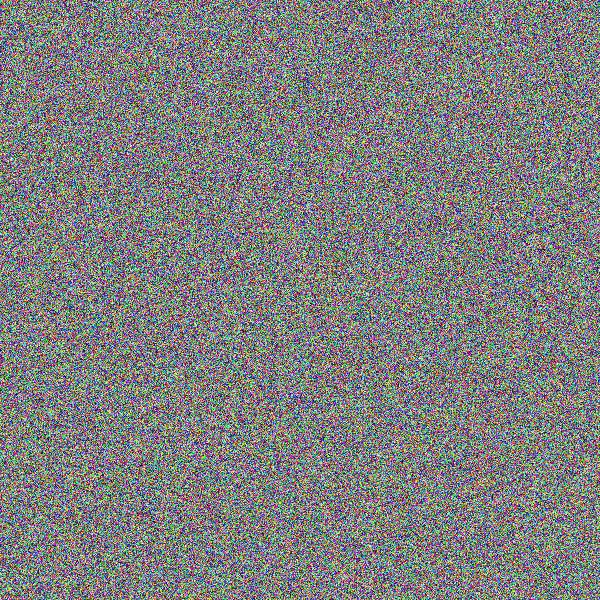
#> input picture chaosGenerator/Tests/finalImage.jpg, 600 x 600 px
$ python histogram.py
#> lines starting #> are read from the running program, lines starting #| are printed output that depends on the picture
#!/usr/bin/env python3
# -*- coding: utf-8 -*-
"""
Created on Mon Sep 16 14:44:24 2019

@author: alem
"""

# importing required libraries of opencv
import cv2

# importing library for plotting
from matplotlib import pyplot as plt

# reads an input image
img = cv2.imread('finalImage.jpg',0)
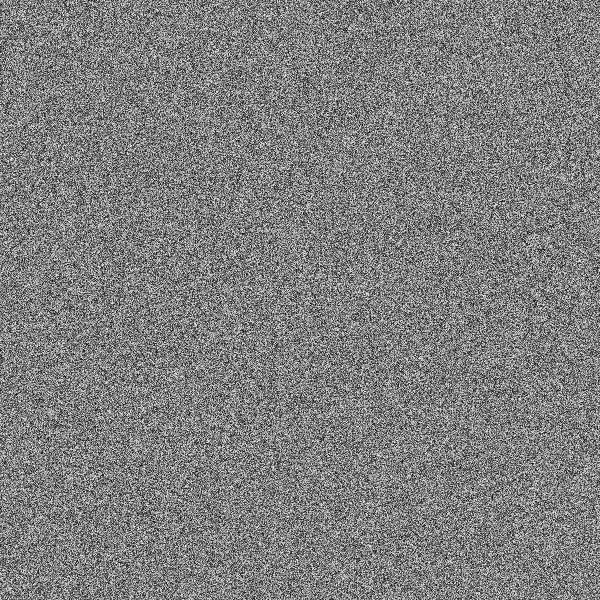
#> img: shape (600, 600); min 0, max 255, mean 126.9

# find frequency of pixels in range 0-255
histr = cv2.calcHist([img],[0],None,[256],[0,256])
#> histr = 256 values, max 2491 at index 116, min 28 at index 253, mean 1406.2
plt.hist(img.ravel(), bins=256, range=(0.0, 1.0), fc='k', ec='k') #calculating histogram

# show the plotting graph of an image
plt.plot(histr)
plt.show()
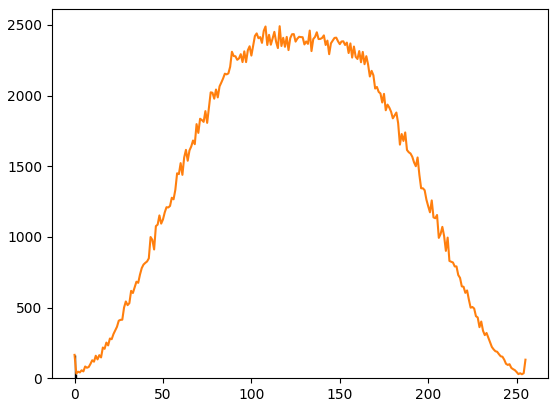
#> figure drawn by matplotlib, 1 panel; tallest bar 165 high, from x = 0 to 0.00391; curve peaks at x = 116, y = 2491
